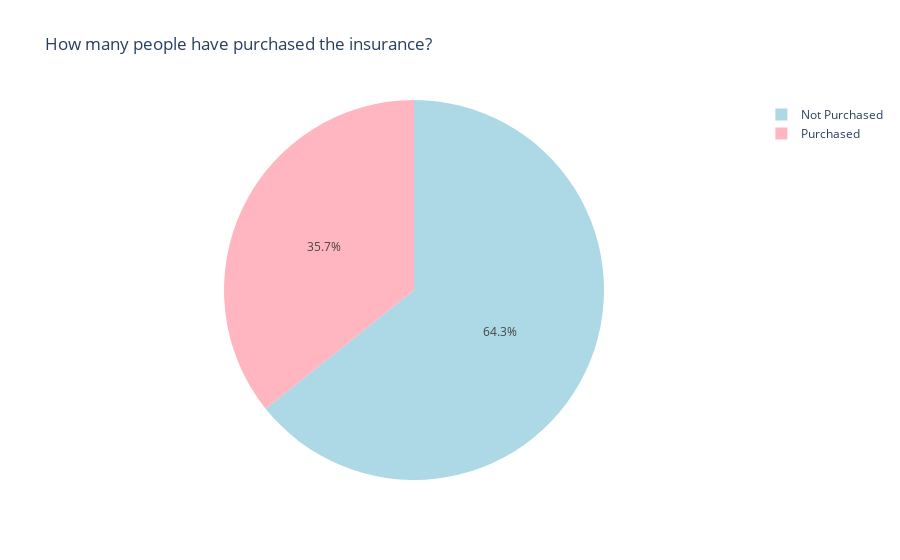

Source (notebook cell):
### Code cell
# Visualize by travel insurance and count number of customers
import plotly.express as px
labels = ['Not Purchased', 'Purchased']
values = data['TravelInsurance'].value_counts()

fig = px.pie(data, names=labels, values=values, color_discrete_sequence=['lightblue', 'lightpink'], 
             title='How many people have purchased the insurance?', template='plotly_white')

fig.show()

### Figure 1 — Plotly figure (JSON) as saved in the notebook; plotly's stock layout.template omitted (floating-point values rounded to 4 significant figures)
{"data": [{"domain": {"x": [0, 1], "y": [0, 1]}, "hovertemplate": "label=%{label}<br>value=%{value}<extra></extra>", "labels": ["Not Purchased", "Purchased"], "legendgroup": "", "name": "", "showlegend": true, "type": "pie", "values": [1277, 710]}], "layout": {"legend": {"tracegroupgap": 0}, "piecolorway": ["lightblue", "lightpink"], "title": {"text": "How many people have purchased the insurance?"}}}
